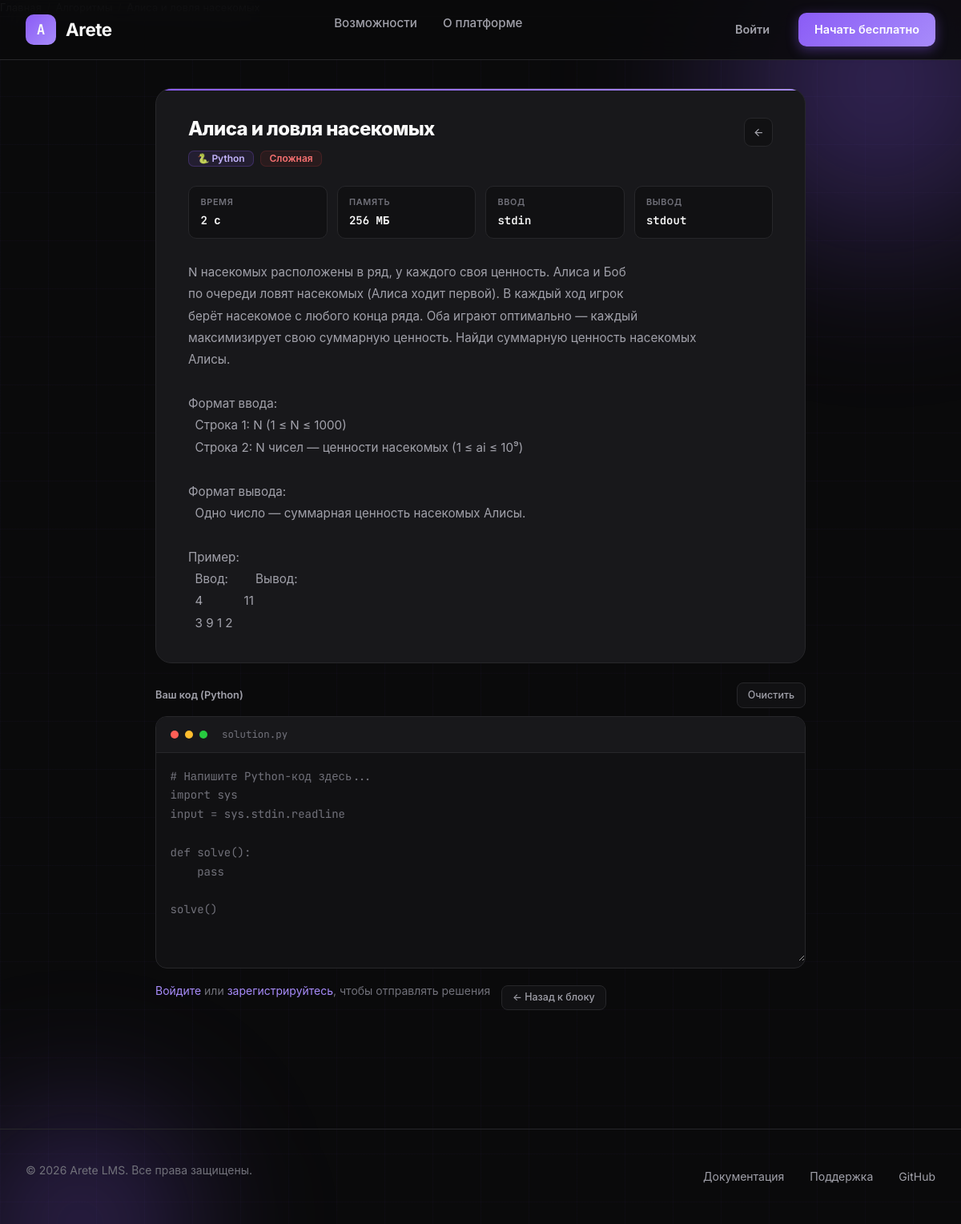
/task/3, run on the app's committed database.
### models.py (models this page shows, shortened)
class Task(db.Model):
    __tablename__ = "tasks"
    id = db.Column(db.Integer, primary_key=True)
    block = db.Column(db.String(50), nullable=False)
    title = db.Column(db.String(200), nullable=False)
    description = db.Column(db.Text, nullable=False)
    task_type = db.Column(db.String(50), nullable=False)
    expected_output = db.Column(db.Text, nullable=True)
    test_cases_json = db.Column(db.Text, nullable=True)
    difficulty = db.Column(db.String(20), default="medium")
    order_num = db.Column(db.Integer, default=0)
    max_score = db.Column(db.Integer, default=100)
    attempts_limit = db.Column(db.Integer, nullable=True)
    time_limit = db.Column(db.String(40), nullable=True)
    memory_limit = db.Column(db.String(40), nullable=True)
    input_format = db.Column(db.String(80), nullable=True)
    output_format = db.Column(db.String(80), nullable=True)
    submissions = db.relationship("Submission", backref="task", lazy=True)

### routes/web.py (the view, shortened to what this page needs)
@web_bp.route("/task/<int:task_id>")
def task(task_id):
    t = Task.query.get_or_404(task_id)
    block_info = BLOCKS.get(t.block, {})
    last_submission = None
    submissions_count = 0
    return render_template(
        "task.html",
        task=t,
        block_info=block_info,
        last_submission=last_submission,
        submissions_count=submissions_count,
    )

### templates/task.html (shortened to what this page needs)
{% extends "base.html" %}
{% block extra_css %}
<link rel="stylesheet" href="{{ url_for('static', filename='css/task.css') }}">
{% endblock %}
{% block content %}
<div class="task-page">
    <nav class="breadcrumb" aria-label="Навигация">
        <a href="{{ url_for('web.index') }}">Главная</a>
        <span class="breadcrumb-sep">/</span>
        <a href="{{ url_for('web.lms', block_key=task.block) }}">{{ block_info.name }}</a>
        <span class="breadcrumb-sep">/</span>
        <span>{{ task.title }}</span>
    </nav>
    <div class="task-card">
        <div class="task-header">
            <div class="task-title-area">
                <h1>{{ task.title }}</h1>
                <div class="task-badges">
                    <span class="badge badge-type-{{ task.task_type }}">
                        {% if task.task_type == 'python' %}🐍 Python
                        {% elif task.task_type == 'sql' %}🗄️ SQL
                        {% elif task.task_type == 'html' %}🌐 HTML/JS
                        {% elif task.task_type == 'answer' %}💡 Ответ
                        {% else %}{{ task.task_type }}{% endif %}
                    </span>
                    <span class="badge badge-{{ task.difficulty }}">
                        {% if task.difficulty == 'easy' %}Лёгкая
                        {% elif task.difficulty == 'medium' %}Средняя
                        {% elif task.difficulty == 'hard' %}Сложная
                        {% else %}{{ task.difficulty }}{% endif %}
                    </span>
                </div>
            </div>
            <a href="{{ url_for('web.lms', block_key=task.block) }}" class="task-nav-btn" title="Назад к блоку">
                <svg width="15" height="15" viewBox="0 0 24 24" fill="none" stroke="currentColor" stroke-width="2"><path d="M19 12H5M12 19l-7-7 7-7"/></svg>
            </a>
        </div>
        {% if task.time_limit or task.memory_limit or task.input_format or task.output_format %}
        <div class="constraints-table">
            {% if task.time_limit %}
            <div class="constraint-cell">
                <div class="constraint-label">Время</div>
                <div class="constraint-value">{{ task.time_limit }}</div>
            </div>
            {% endif %}
            {% if task.memory_limit %}
            <div class="constraint-cell">
                <div class="constraint-label">Память</div>
                <div class="constraint-value">{{ task.memory_limit }}</div>
            </div>
            {% endif %}
            {% if task.input_format %}
            <div class="constraint-cell">
                <div class="constraint-label">Ввод</div>
                <div class="constraint-value">{{ task.input_format }}</div>
            </div>
            {% endif %}
            {% if task.output_format %}
            <div class="constraint-cell">
                <div class="constraint-label">Вывод</div>
                <div class="constraint-value">{{ task.output_format }}</div>
            </div>
            {% endif %}
        </div>
        {% endif %}
        <div class="task-description">{{ task.description }}</div>
    </div>
    <div class="editor-section">
        <div class="editor-toolbar">
            <span class="editor-toolbar-label">
                {% if task.task_type == 'python' %}Ваш код (Python)
                {% elif task.task_type == 'sql' %}Ваш SQL-запрос
                {% elif task.task_type == 'html' %}Ваш HTML/CSS/JS код
                {% elif task.task_type == 'answer' %}Ваш ответ
                {% else %}Решение{% endif %}
            </span>
            <div class="editor-actions">
                <button type="button" class="editor-btn" onclick="clearEditor()">Очистить</button>
            </div>
        </div>
        <div class="code-editor-wrap">
            <div class="code-editor-header">
                <span class="code-dot red"></span>
                <span class="code-dot yellow"></span>
                <span class="code-dot green"></span>
                <span class="editor-filename">
                    {% if task.task_type == 'python' %}solution.py
                    {% elif task.task_type == 'sql' %}query.sql
                    {% elif task.task_type == 'html' %}index.html
                    {% elif task.task_type == 'answer' %}answer.txt
                    {% else %}solution{% endif %}
                </span>
            </div>
            <textarea id="codeInput"
                placeholder="{% if task.task_type == 'python' %}# Напишите Python-код здесь...
import sys
input = sys.stdin.readline
def solve():
    pass
solve(){% elif task.task_type == 'sql' %}-- SQL-запрос здесь...
SELECT ...{% elif task.task_type == 'answer' %}Введите ответ (число, слово или выражение)...{% endif %}"
            >{% if last_submission and last_submission.code %}{{ last_submission.code }}{% endif %}</textarea>
        </div>
        <div class="submit-wrap">
            {% if current_user.is_authenticated %}
            {% set attempts_left = (task.attempts_limit - submissions_count) if task.attempts_limit else 999 %}
            <button type="button" class="submit-btn" id="submitBtn"
                {% if task.attempts_limit and submissions_count >= task.attempts_limit %}disabled{% endif %}
                onclick="submitSolution()">
                <span id="btnText">Отправить решение</span>
                <svg id="btnIcon" width="17" height="17" viewBox="0 0 24 24" fill="none" stroke="currentColor" stroke-width="2"><path d="M5 12h14M12 5l7 7-7 7"/></svg>
            </button>
            {% else %}
            <p class="login-note">
                <a href="{{ url_for('web.login') }}">Войдите</a> или <a href="{{ url_for('web.register') }}">зарегистрируйтесь</a>, чтобы отправлять решения
            </p>
            {% endif %}
            <a href="{{ url_for('web.lms', block_key=task.block) }}" class="editor-btn">← Назад к блоку</a>
        </div>
    </div>
</div>
{% endblock %}

### static/css/base.css (style rules this page uses)
* { margin: 0; padding: 0; box-sizing: border-box; }
:root { --bg-primary: #0a0a0b; --bg-secondary: #111113; --bg-card: #18181b; --bg-card-hover: #1f1f23; --text-primary: #fafafa; --text-secondary: #a1a1aa; --text-muted: #71717a; --accent-primary: #8b5cf6; --accent-secondary: #a78bfa; --accent-glow: rgba(139, 92, 246, 0.4); --border-color: #27272a; --success: #22c55e; --error: #ef4444; --warning: #f59e0b; }
html { scroll-behavior: smooth; }
body { font-family: 'Inter', -apple-system, BlinkMacSystemFont, sans-serif; background: var(--bg-primary); color: var(--text-primary); line-height: 1.6; overflow-x: hidden; min-height: 100vh; }
nav { position: fixed; top: 0; left: 0; right: 0; z-index: 100; padding: 1rem 2rem; background: rgba(10, 10, 11, 0.85); backdrop-filter: blur(20px); border-bottom: 1px solid var(--border-color); }

### data on the page
Task: title "Алиса и ловля насекомых", time_limit "2 с", memory_limit "256 МБ", input_format "stdin", output_format "stdout", description "N насекомых расположены в ряд, у каждого своя ценность. Алиса и Боб по очереди ловят насекомых (Алиса ходит первой). В каждый ход игрок берёт насекомое с любого конца ряда. Оба играют оптимально — каждый максимизирует свою суммарную ценность. Найди суммарную ценность насекомых Алисы. Формат ввода: Строка 1: N (1 ≤ N ≤ 1000) Строка 2: N чисел — ценности насекомых (1 ≤ ai ≤ 10⁹) Формат вывода: Одно число — суммарная ценность насекомых Алисы. Пример: Ввод: Вывод: 4 11 3 9 1 2"
